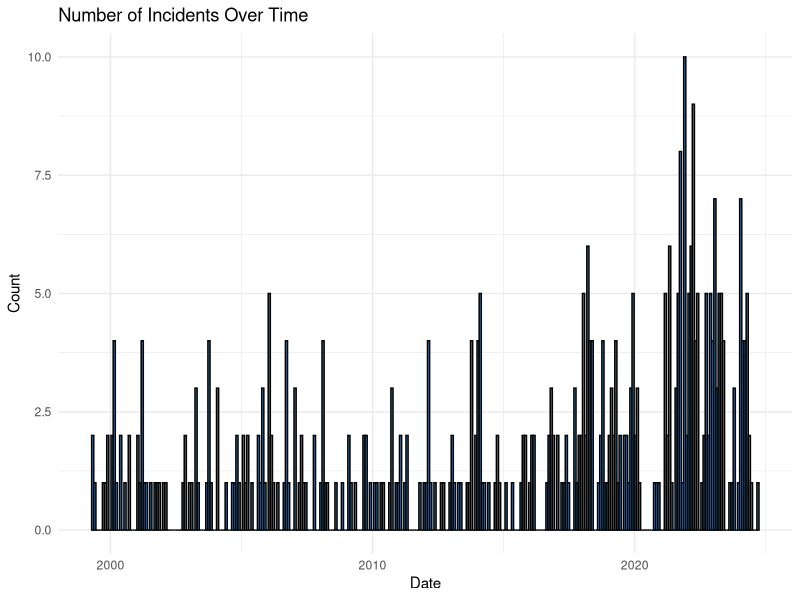
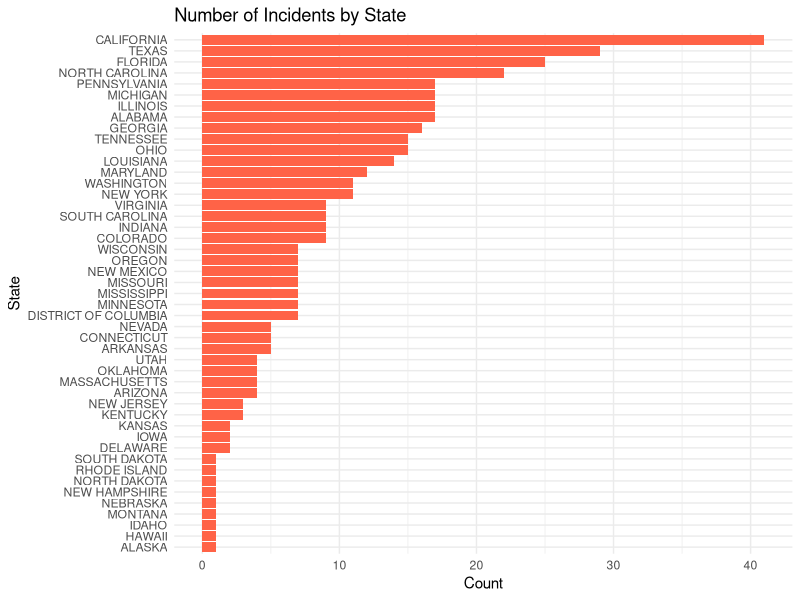
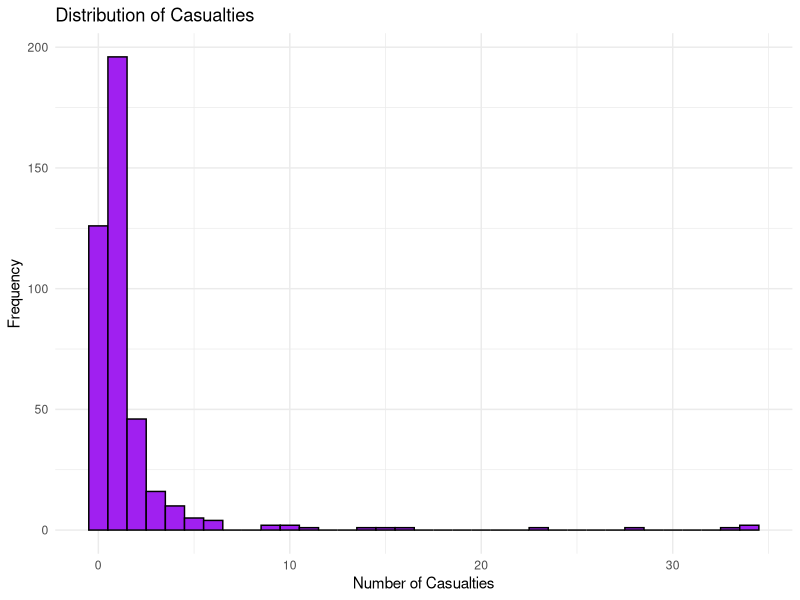

Write the R code that produced these figures, in order.
#### Preamble ####
# Purpose: Exploratory Data Analaysis for School Shooting Data
# Author: Yun Chu
# Date: 25 November 2024
# Contact: yun.chu@mail.utoronto.ca
# License: CC BY-NC-SA 4.0
# Pre-requisites: 03-clean_data.R has been run
# Any other information needed? None


#### Workspace setup ####
library(tidyverse)
#### Read data ####
data <- read_csv("data/02-analysis_data/analysis_data.csv")

# Dimensions of the dataset
dim(data)

# Column names
colnames(data)

# Check data structure
str(data)

# Summary of missing values
colSums(is.na(data))

# Summary for numerical columns
summary(select_if(data, is.numeric))

# Summary for categorical columns
summary(select_if(data, is.character))

# Incidents over Time
ggplot(data, aes(x = date)) +
  geom_histogram(binwidth = 30, fill = 'steelblue', color = 'black') +
  labs(title = "Number of Incidents Over Time", x = "Date", y = "Count") +
  theme_minimal()

# Incidents by State
# Count incidents by state
state_counts <- data %>%
  group_by(state) %>%
  summarise(count = n()) %>%
  arrange(desc(count))

# Plot
ggplot(state_counts, aes(x = reorder(state, count), y = count)) +
  geom_bar(stat = "identity", fill = "tomato") +
  coord_flip() +
  labs(title = "Number of Incidents by State", x = "State", y = "Count") +
  theme_minimal()


# Causaulity Distribution
ggplot(data, aes(x = casualties)) +
  geom_histogram(binwidth = 1, fill = "purple", color = "black") +
  labs(title = "Distribution of Casualties", x = "Number of Casualties", y = "Frequency") +
  theme_minimal()
